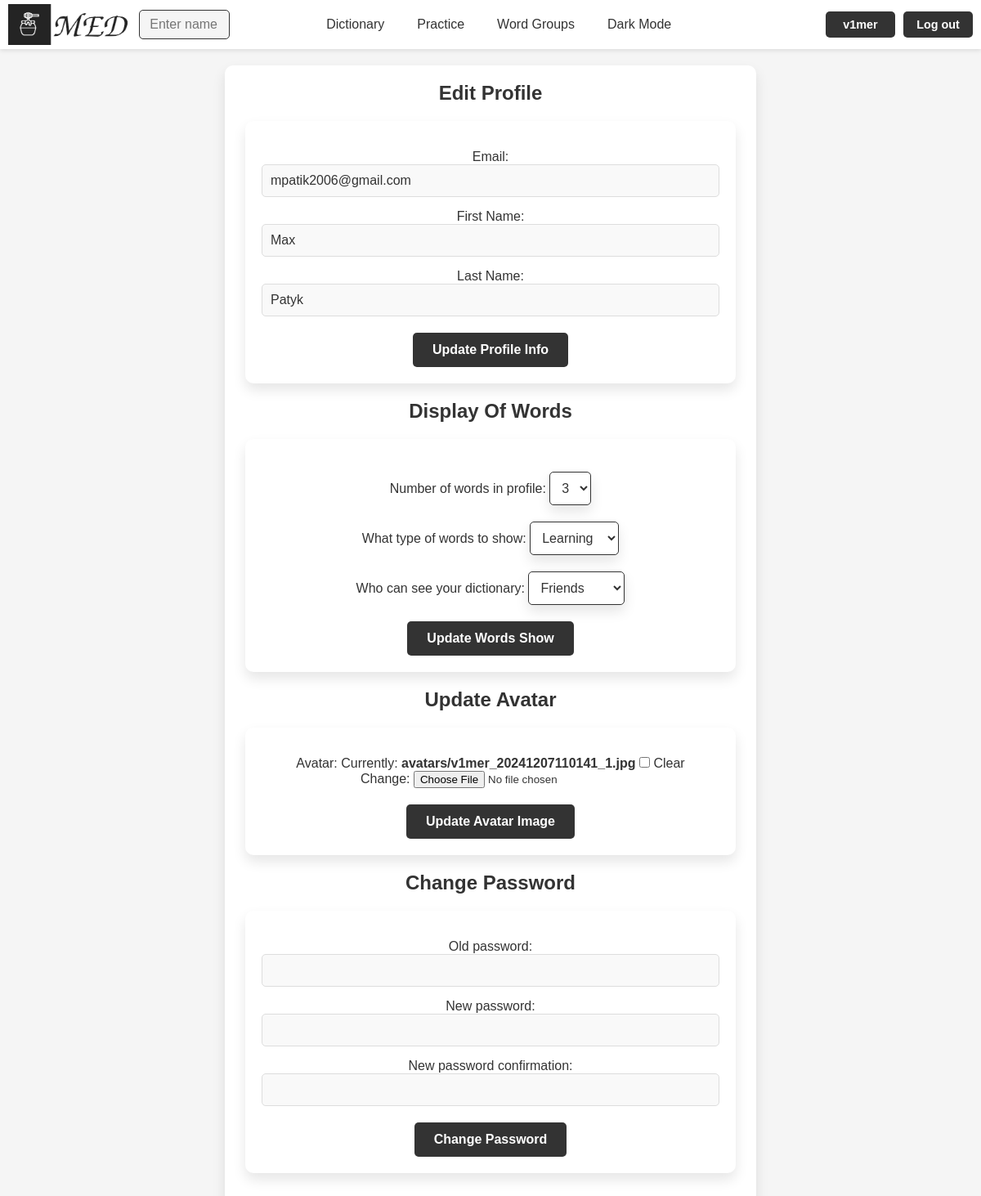
The app's page /edit_profile/ (signed in), older data.
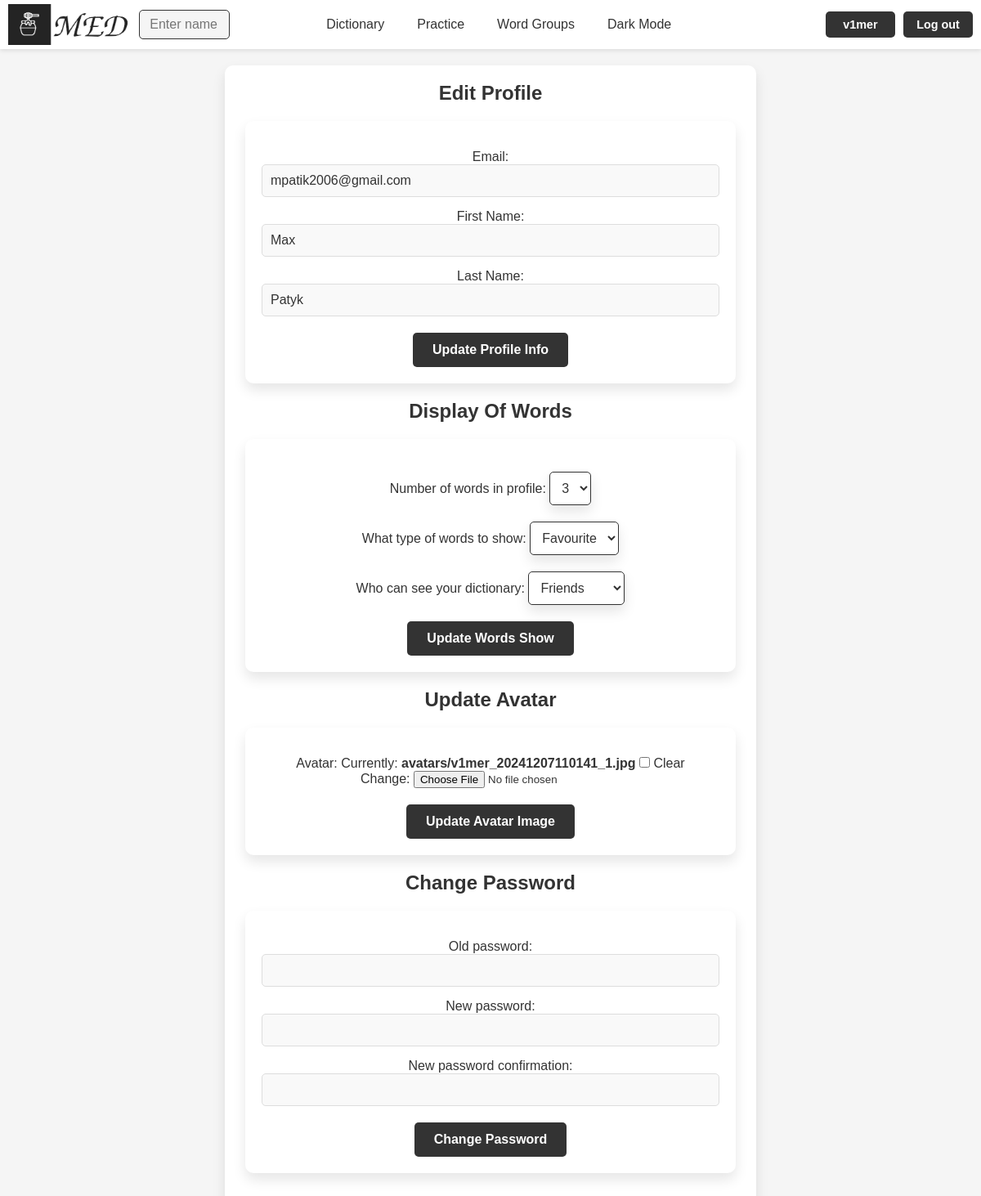
The same page, newer data.
### med/models.py (models this page shows, shortened)
class UserProfile(models.Model):
    class Types(models.TextChoices):
        favourite = 'fav', 'Favourite'
        learning = 'learn', 'Learning'
    class NumberWords(models.IntegerChoices):
        five = 5, '5'
        three = 3, '3'
        one = 1, '1'
        zero = 0, '0'
    class WordsType(models.TextChoices):
        everybody = 'every', 'Everybody'
        friends = 'friends', 'Friends'
        only_me = 'only', 'Only me'
    user = models.OneToOneField(User, on_delete=models.CASCADE)
    avatar = models.ImageField(upload_to='avatars/', null=True, blank=True)
    words_num_in_prof = models.IntegerField(choices=NumberWords.choices, default=NumberWords.five)
    what_type_show = models.CharField(max_length=10, choices=Types.choices, default=Types.learning)
    access_dictionary = models.CharField(max_length=10, choices=WordsType.choices, default=WordsType.everybody)

### med/views.py (the view, shortened to what this page needs)
# urls.py: path('edit_profile/', views.EditProfileView.as_view(), name='edit_profile'),
@method_decorator(login_required, name='dispatch')
class EditProfileView(View):
    def get(self, request, *args, **kwargs):
        user_profile, created = UserProfile.objects.get_or_create(user=request.user)
        profile_form = EditProfileForm(instance=request.user)
        words_show_form = WordsShowForm(instance=user_profile)
        avatar_form = AvatarUpdateForm(instance=user_profile)
        password_form = ChengePasswordForm(user=request.user)
        return render(request, 'med/edit_profile.html', {
            'profile_form': profile_form,
            'words_show_form': words_show_form,
            'avatar_form': avatar_form,
            'password_form': password_form,
        })

### med/forms.py
class EditProfileForm(forms.ModelForm):
    email = forms.EmailField(label='Email', widget=forms.EmailInput())
    first_name = forms.CharField(label='First Name', required=False, widget=forms.TextInput())
    last_name = forms.CharField(label='Last Name', required=False, widget=forms.TextInput())
    class Meta:
        model = User
        fields = ['email', 'first_name', 'last_name']

class WordsShowForm(forms.ModelForm):
    class Meta:
        model = UserProfile
        fields = ['words_num_in_prof', 'what_type_show', 'access_dictionary']
        labels = {
            'words_num_in_prof': 'Number of words in profile',
            'what_type_show': 'What type of words to show',
            'access_dictionary': 'Who can see your dictionary'
        }
        widgets = {
            'words_num_in_prof': forms.Select(attrs={'class': 'form-select'}),
            'what_type_show': forms.Select(attrs={'class': 'form-select'}),
            'access_dictionary': forms.Select(attrs={'class': 'form-select'})
        }

### med/templates/med/edit_profile.html (shortened to what this page needs)
{% extends "base.html" %}
{% block content %}
<div class="profile-container">
    <h2>Edit Profile</h2>
    <form method="post">
        {{ profile_form.as_p }}
        <div class="buttons edit-buttons">
            <a href="#" onclick="this.closest('form').submit();" name="update_profile" class="btn">Update Profile Info</a>
        </div>
    </form>
    <h2>Display Of Words</h2>
    <form method="post">
        <div class="words_select">
            {{ words_show_form.words_num_in_prof.label_tag }}
            {{ words_show_form.words_num_in_prof }}
        </div>
        <div class="words_select">
            {{ words_show_form.what_type_show.label_tag }}
            {{ words_show_form.what_type_show }}
        </div>
        <div class="words_select">
            {{ words_show_form.access_dictionary.label_tag }}
            {{ words_show_form.access_dictionary }}
        </div>
        <div class="buttons edit-buttons">
            <a href="#" onclick="this.closest('form').submit();" name="update_words_show" class="btn">Update Words Show</a>
        </div>
    </form>
    <h2>Update Avatar</h2>
    <form method="post" enctype="multipart/form-data" class="avatar-form">
        {{ avatar_form.as_p }}
        <div class="buttons edit-buttons">
            <a href="#" onclick="this.closest('form').submit();" name="update_avatar" class="btn">Update Avatar Image</a>
        </div>
    </form>
    <h2>Change Password</h2>
    <form method="post">
        {{ password_form.as_p }}
        <div class="buttons edit-buttons">
            <a href="#" onclick="this.closest('form').submit();" name="change_password" class="btn">Change Password</a>
        </div>
    </form>
</div>
{% endblock %}

Row changes from the older to the newer data that the page shows:
changed UserProfile "Friends": what_type_show "Learning" → "Favourite"
